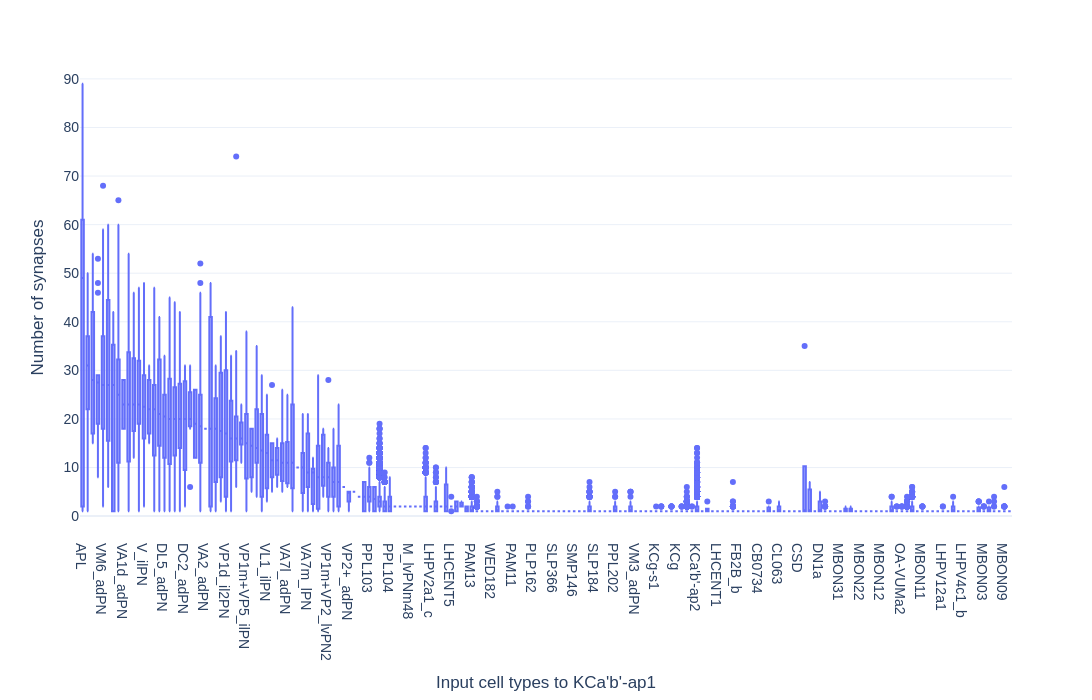

Here is the notebook cell this chart was saved with:
### Code cell
fig_KC_input = px.box(df_plot, x="type_pre", y="sum_weight", category_orders={"type_pre": order_partners})
fig_KC_input.update_layout(
    width=1200,
    height=700,
    template="plotly_white",
    xaxis_title="Input cell types to KCa'b'-ap1",
    yaxis_title="Number of synapses",
    font=dict(family="Arial", size=14)
)
fig_KC_input.show()

### Figure 1 — Plotly figure (JSON) as saved in the notebook; plotly's stock layout.template omitted (floating-point values rounded to 4 significant figures; data arrays with more than 128 entries replaced by an {"elided": "..."} marker saying what was removed)
{"data": [{"alignmentgroup": "True", "hovertemplate": "type_pre=%{x}<br>sum_weight=%{y}<extra></extra>", "legendgroup": "", "marker": {"color": "#636efa"}, "name": "", "notched": false, "offsetgroup": "", "orientation": "v", "showlegend": false, "type": "box", "x": {"elided": "30631 str values"}, "x0": " ", "xaxis": "x", "y": {"elided": "30631 int values"}, "y0": " ", "yaxis": "y"}], "layout": {"boxmode": "group", "font": {"family": "Arial", "size": 14}, "height": 700, "legend": {"tracegroupgap": 0}, "margin": {"t": 60}, "width": 1200, "xaxis": {"anchor": "y", "categoryarray": {"elided": "182 str values"}, "categoryorder": "array", "domain": [0, 1], "title": {"text": "Input cell types to KCa'b'-ap1"}}, "yaxis": {"anchor": "x", "domain": [0, 1], "title": {"text": "Number of synapses"}}}}
